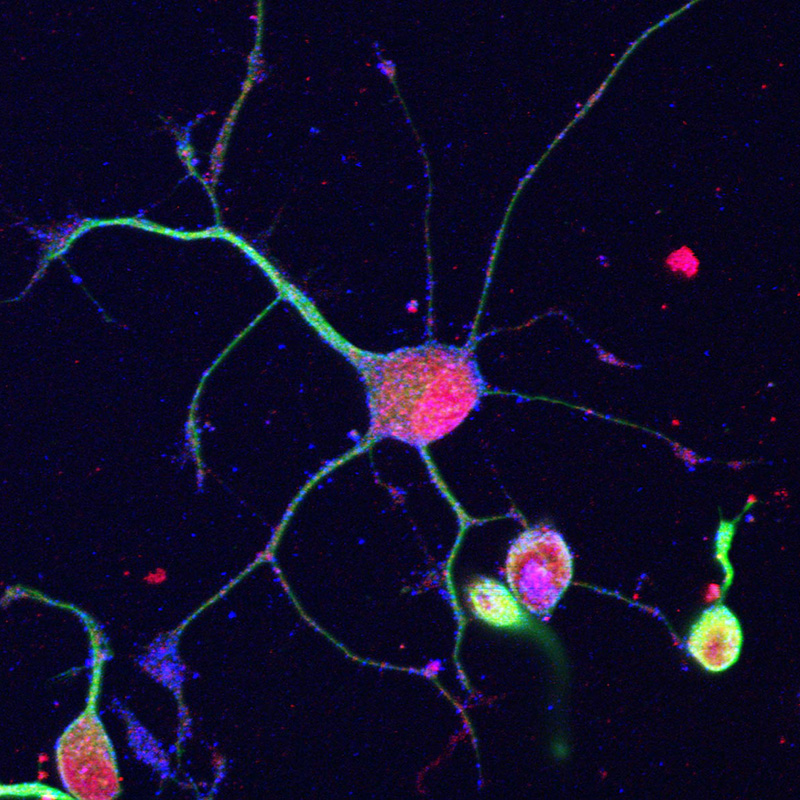
#> input picture data/Neuron.jpg, 800 x 800 px, found by its file name
$ python neuron_edge_detection.py
#> lines starting #> are read from the running program, lines starting #| are printed output that depends on the picture
from matplotlib import pyplot as plt
import cv2
import numpy as np

img = cv2.imread("../data/neuron.jpg", 0)
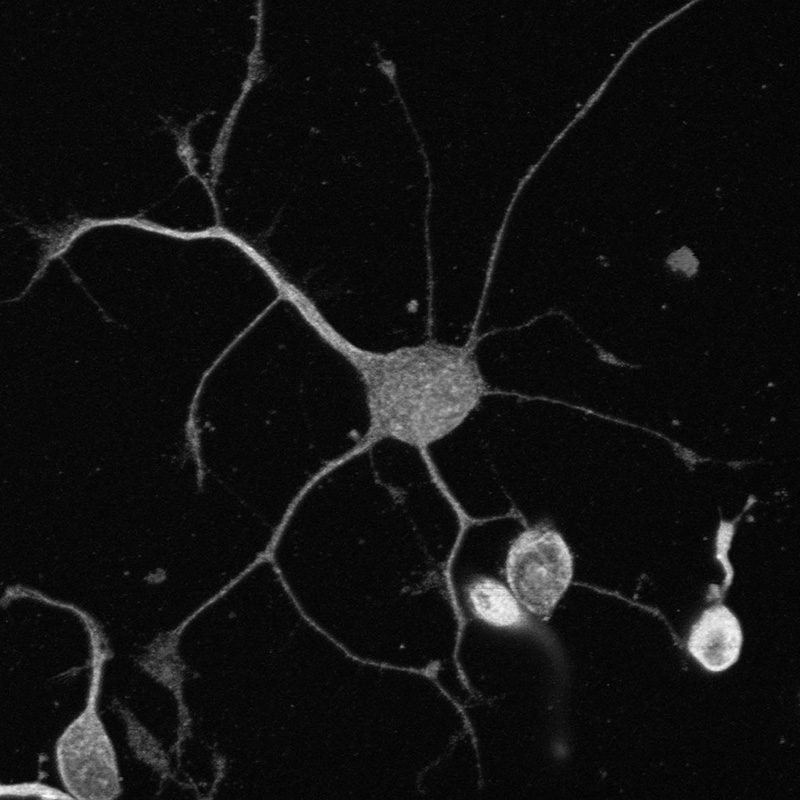
#> img: shape (800, 800); min 0, max 253, mean 17.8
edges = cv2.Canny(img, 100, 200)
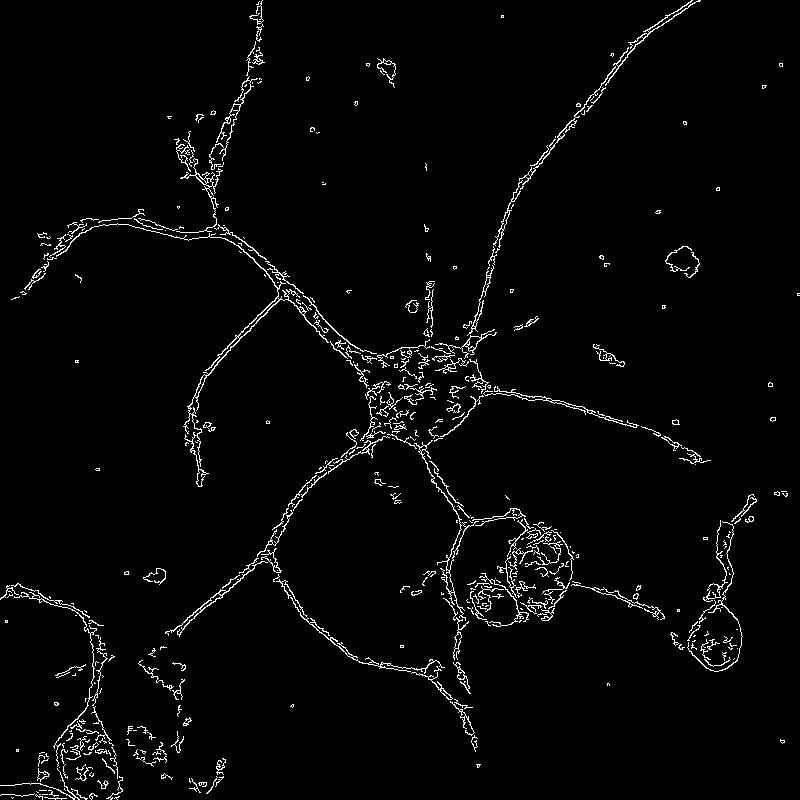
#> edges: shape (800, 800); 2.6% white in thin lines or dots
"""
gradient > 200
definitely edge

gradient < 100
definitely not edge

100~200
maybe edge
"""
plt.figure(figsize = (4,3))
plt.title("Original Image")
plt.imshow(img, cmap = "grey")

plt.figure(figsize = (4,3))
plt.title("Edge Detection")
plt.imshow(edges, cmap = plt.cm.grey)
